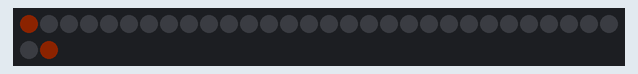
This sketch was run on a simulated ATtiny85, built with avr-gcc and run on an emulated ATtiny85. Parts: 32 RGB LEDs in strip order, left to right, continuing on the next row. Dim RGB values are drawn brighter than linear.

Above: at 0.01 s.
At 4.34 s:
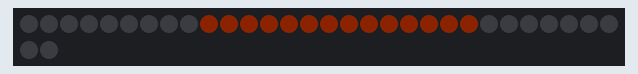
At 8.86 s:
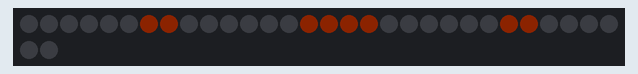
At 17.75 s:
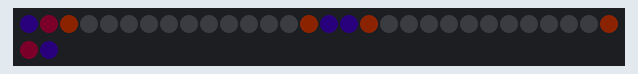
At 22.75 s:
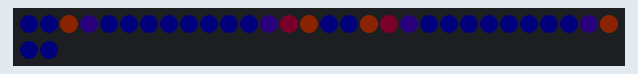
At 39.24 s:
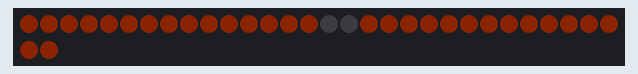

The sketch:

led-goggles.ino
```cpp
// Low power NeoPixel goggles example.  Makes a nice blinky display
// with just a few LEDs on at any time.

#include <Adafruit_NeoPixel.h>
#ifdef __AVR_ATtiny85__ // Trinket, Gemma, etc.
 #include <avr/power.h>
#endif

#define PIN 0
#define LED_NUMBER 32
Adafruit_NeoPixel pixels = Adafruit_NeoPixel(LED_NUMBER, PIN);

uint8_t  mode  = 0, // Current animation effect
         offset = 0; // Position of spinny eyes
uint32_t color  = pixels.Color( 200, 50, 0 ); // Start red
uint32_t prevTime;

void setup() {
#ifdef __AVR_ATtiny85__ // Trinket, Gemma, etc.
  if(F_CPU == 16000000) clock_prescale_set(clock_div_1);
#endif
  pixels.begin();
  pixels.setBrightness(15); // 1/3 brightness
  prevTime = millis();
}

void turnoff(){
 for(int i=0; i<LED_NUMBER; i++) {
  pixels.setPixelColor(   i, pixels.Color( 0, 0, 0 ));
 }
 pixels.show();
}
void loop() {
  uint8_t  i;
  uint32_t t;

  switch(mode) {

   case 0: // Random sparks - just one LED on at a time!
   turnoff();
    for(int j=0; j<16; j++) {
       pixels.setPixelColor(   j, color);
       pixels.setPixelColor(31-j, color); // Second eye (flipped)
       pixels.show();
       delay(75);
    }
    for(int j=0; j<16; j++) {
       pixels.setPixelColor(   j, pixels.Color( 0, 0, 0 ));
       pixels.setPixelColor(31-j, pixels.Color( 0, 0, 0 )); // Second eye (flipped)
       pixels.show();
       delay(75);
    }
    break;

   case 1: // Spinny wheels (8 LEDs on at a time)
    for(i=0; i<16; i++) {
      uint32_t c = 0;
      if(((offset + i) & 7) < 2) c = color; // 4 pixels on...
      pixels.setPixelColor(   i, c); // First eye
      pixels.setPixelColor(31-i, c); // Second eye (flipped)
    }
    pixels.show();
    offset++;
    delay(50);
    break;

    case 2:
      turnoff();
      for(int j=0; j<16; j++) {
         pixels.setPixelColor(   j, color);
         pixels.setPixelColor(31-j, color); // Second eye (flipped)
         pixels.show();
         delay(75);
      }
      for(int j=0; j < 17; j++) {
         pixels.setPixelColor( 16-j, pixels.Color( 0, 0, 0 ));
         pixels.setPixelColor(15+j, pixels.Color( 0, 0, 0 )); // Second eye (flipped)
         pixels.show();
         delay(75);
      }
      turnoff();
      break;
    case 3:
      turnoff();
      for(int j=0; j<16; j++) {
         pixels.setPixelColor(   j, color);
         pixels.setPixelColor(31-j, color); // Second eye (flipped)
         if(j > 0){
            pixels.setPixelColor( j - 1,pixels.Color( 50, 0, 20 ));
            pixels.setPixelColor(31-j +1 ,pixels.Color( 50, 0,20 )); // Second eye (flipped)
            pixels.setPixelColor( 16 - j, color);
            pixels.setPixelColor( 15 + j, color);
         }
         if(j > 1){
          pixels.setPixelColor(  j-2, pixels.Color( 20, 0, 50 ));
          pixels.setPixelColor( 31 - j + 2, pixels.Color( 20, 0, 50 ));
          pixels.setPixelColor( 16 - j + 1,pixels.Color( 20, 0, 50 ) );
          pixels.setPixelColor( 15 + j - 1, pixels.Color( 20, 0, 50 ));
         }
         if(j > 2){
          pixels.setPixelColor(   j-3, pixels.Color( 0, 0, 50 ));
          pixels.setPixelColor( 31 - j + 3, pixels.Color( 0, 0, 50 ));
          pixels.setPixelColor( 16 - j + 2,pixels.Color( 0, 0, 50) );
          pixels.setPixelColor( 15 + j - 2, pixels.Color( 0, 0, 50 ));
         }
         pixels.show();
         delay(80);
      }
      break;
//      for(int j=0; j < 17; j++) {
//         pixels.setPixelColor( 16-j, pixels.Color( 0, 0, 0 ));
//         pixels.setPixelColor(15+j, pixels.Color( 0, 0, 0 )); // Second eye (flipped)
//         pixels.show();
//         delay(75);
//      }
//      turnoff();

  }


  t = millis();
  if((t - prevTime) > 5000) {      // Every 8 seconds...
    mode++;                        // Next mode
    if(mode >= 4) {                 // End of modes?
      mode = 0;                    // Start modes over
      //color >>= 8;                 // Next color R->G->B
      //if(!color) color = 0xFF0000; // Reset to red
    }
    for(i=0; i<32; i++) pixels.setPixelColor(i, 0);
    prevTime = t;
  }
}
```
